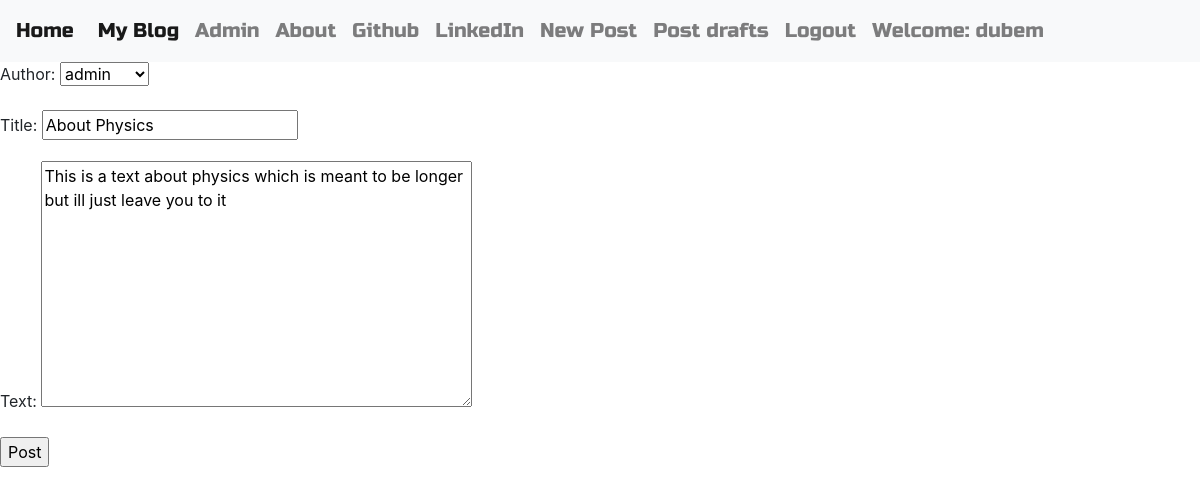
The app's page /edit/1/ (signed in) with its own data.
### blog/models.py (models this page shows, shortened)
class Post(models.Model):
    author = models.ForeignKey("auth.User", on_delete=models.CASCADE)
    title = models.CharField(max_length=200)
    text = models.TextField()
    create_date = models.DateTimeField(default=timezone.now)
    published_date = models.DateTimeField(blank=True, null=True)

### blog/views.py (the view)
# urls.py: path('edit/<int:pk>/', views.PostUpdateView.as_view(), name='post_edit'),
class PostUpdateView(LoginRequiredMixin, UpdateView):
    login_url = '/login/'
    redirect_field_name ='blog/post_detail.html'
    form_class = PostForm
    model = Post

### blog/forms.py
class PostForm(forms.ModelForm):
    class Meta:
        model = Post
        fields = ['author', 'title', 'text']
        widget = {
            'title': forms.TextInput(attrs={'class': 'textinputclass'}),
            'text': forms.Textarea(attrs={'class': 'editable medium-editor-textarea postcontent'}),
        }

### blog/templates/blog/post_form.html (shortened to what this page needs)
{% extends "blog/base.html" %}
{% block body_block %}
{% if user.is_authenticated %}
<form method="post" class='post-form'>
    {{form.as_p}}
    <input type="submit" value="Post">
</form>
{% else %}
<a class='btn btn-primary' href={% url "blog:login" %}>Login</a>
{% endif %}
{% endblock %}

### blog/templates/blog/base.html (shortened to what this page needs)
<!DOCTYPE html>
{% load static %}
<html lang="en" dir="ltr">
  <head>
    <link rel="stylesheet" href="https://stackpath.bootstrapcdn.com/bootstrap/4.3.1/css/bootstrap.min.css">
    <link rel="stylesheet" href="//cdn.jsdelivr.net/npm/medium-editor@latest/dist/css/medium-editor.min.css" type="text/css" media="screen" charset="utf-8">
    <link rel='stylesheet', href={% static 'css/blog.css' %}>
  </head>
  <body class="loader">
    <nav class="navbar navbar-expand-lg navbar-light bg-light">
        <a class="navbar-brand" href={% url "blog:index"%}>Home</a>
        <div class="collapse navbar-collapse" id="navbarNav">
            <ul class="navbar-nav">
                <li class="nav-item active"><a class="nav-link" href={% url "blog:post_list" %}>My Blog<span class="sr-only">(current)</span></a></li>
                <li class="nav-item"><a class="nav-link" href={% url "admin:index" %}>Admin</a></li>
                <li class="nav-item"><a class="nav-link" href={% url "blog:about" %}>About</a></li>
                <li class="nav-item"><a class="nav-link" href='https://www.github.com'>Github</a></li>
                <li class="nav-item"><a class="nav-link" href='https://www.linkedin.com'>LinkedIn</a></li>
                {% if user.is_authenticated %}
                <li><a class="nav-link"href={% url "blog:post_new"%}>New Post</a></li>
                <li class="nav-item">
                    <a class="nav-link"href={% url "blog:post_draft_list"%}>Post drafts</a>
                </li>
                <li class="nav-item">
                    <a class="nav-link" href={% url "blog:logout"%}>Logout</a>
                </li>
                <li class="nav-link">Welcome: {{user.username}}</li>
                {% else %}
                <li class="nav-item ml-auto">
                    <a class="nav-link" href={% url "blog:login" %}>Login</a>
                </li>
                {% endif %}
            </ul>
        </div>
    </nav>
    {% block body_block %}{% endblock %}
</body>
</html>

### blog/static/css/blog.css (style rules this page uses)
.bg-light { font-family: 'Russo One', serif; font-size: 20px; }
.loader { filter:hue-rotate(0deg); color:linear-gradient(45deg,#0f8,#08f) !important; animation:hue 10000ms infinite linear; }

### records on screen
Post: author "admin", title "About Physics", text "This is a text about physics which is meant to be longer but ill just leave you to it"

### other values on screen
{{ user.username }} "dubem"
